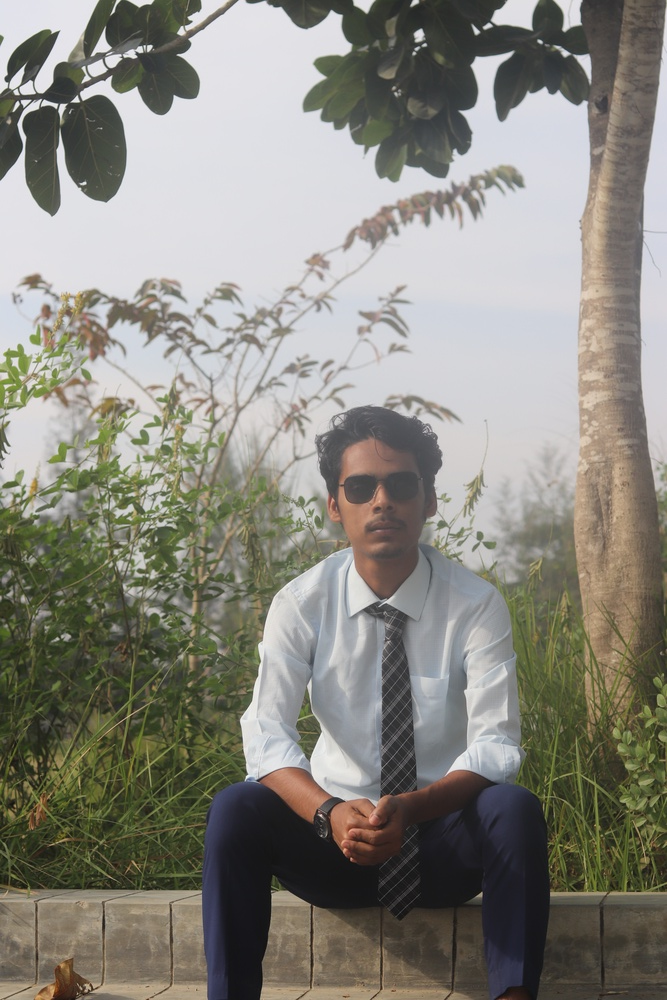
#> input picture masum.JPG, 667 x 1000 px, shrunk from 4000 x 6000 before the run, found by its file name
$ python Histogram.py
#> lines starting #> are read from the running program, lines starting #| are printed output that depends on the picture
import cv2
import numpy as np
import matplotlib.pyplot as plt

# Load a grayscale image
image = cv2.imread('masum.jpg', cv2.IMREAD_GRAYSCALE)
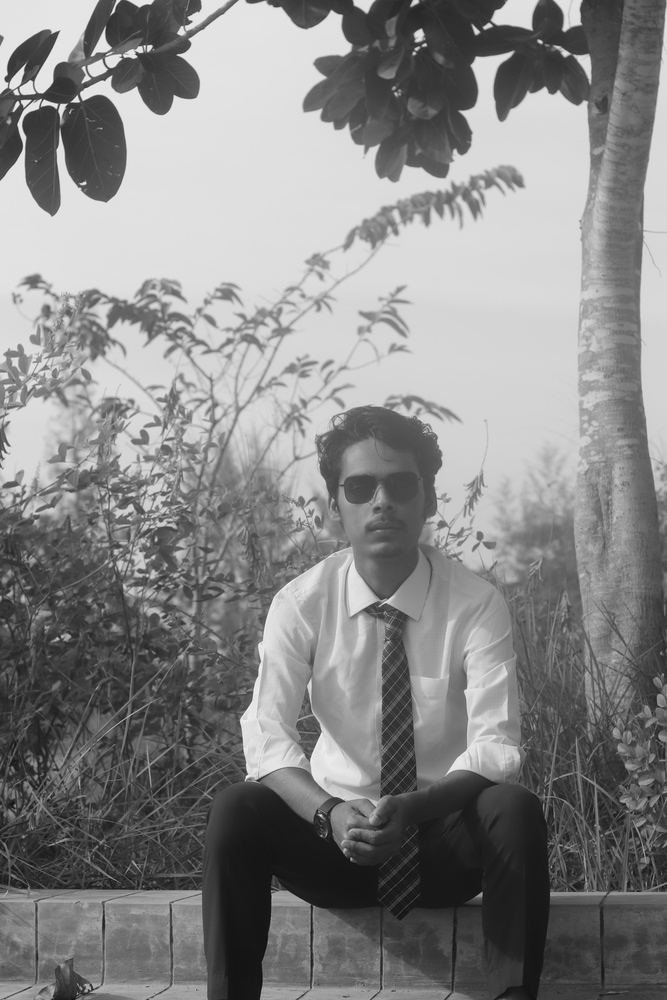
#> image: shape (1000, 667); min 11, max 244, mean 133.7

# Flatten the image array to get a list of pixel values
pixels = image.flatten()

# Initialize an array to store the frequency of each pixel value (0-255)
frequency = np.zeros(256)

# Count occurrences of each pixel value
for pixel in pixels:
    frequency[pixel] += 1
#> this loop made 667000 passes
#> pixel on passes 1 to 3: 227, 227, 227
#> after the loop, frequency = 256 values, max 13904 at index 224, min 0 at index 0, mean 2605.5

# Calculate the probability of each pixel value
total_pixels = pixels.size
#> total_pixels = 667000
probability = frequency / total_pixels
#> probability = 256 values, max 0.0208 at index 224, min 0 at index 0, mean 0.00391

# Plotting the probability histogram
plt.figure(figsize=(10, 5))
plt.bar(range(256), probability, color='gray')
plt.xlabel('Pixel Value')
plt.ylabel('Probability')
plt.title('Probability of Pixel Values')
plt.show()
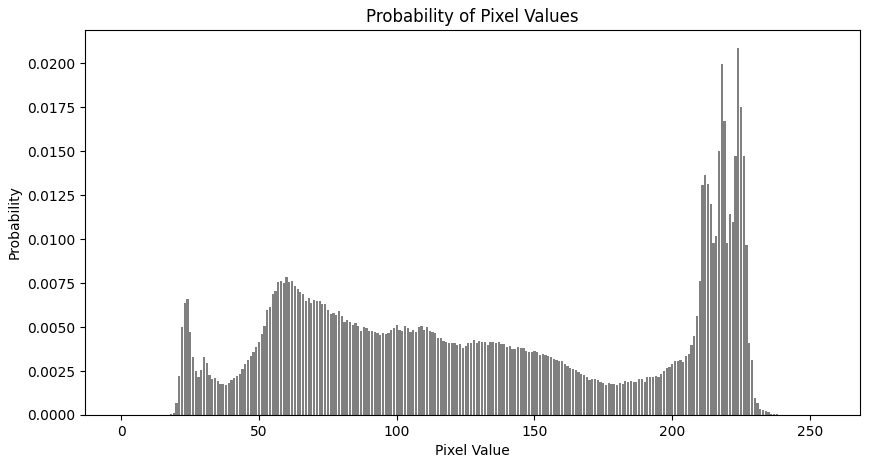
#> figure drawn by matplotlib, 1 panel; tallest bar 0.0208 high, from x = 223.6 to 224.4
